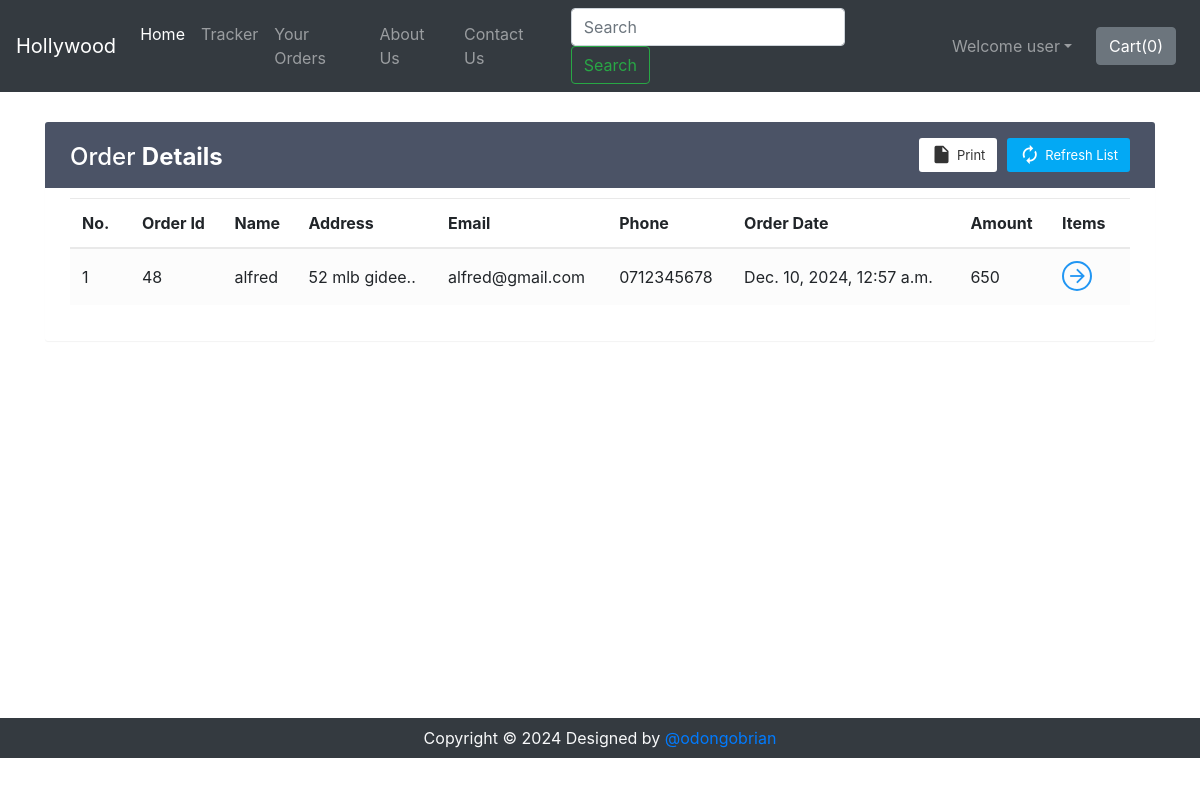
Screenshot of /shop/orderView/ (signed in) with the database file from the repository.
### shop/views.py (the view)
def orderView(request):
    if request.user.is_authenticated:
        current_user = request.user
        orderHistory = Orders.objects.filter(userId=current_user.id)
        if len(orderHistory) == 0:
            messages.info(request, "You have not ordered.")
            return render(request, 'shop/orderView.html')
        return render(request, 'shop/orderView.html', {'orderHistory': orderHistory})
    return render(request, 'shop/orderView.html')

### shop/templates/shop/orderView.html (shortened to what this page needs)
{% extends 'shop/basic.html' %}
{% block body %}
{% if user.is_authenticated %}
<div class="container" id="cont">
    <div class="table-wrapper">
        <div class="table-title">
            <div class="row">
                <div class="col-sm-4">
                    <h2>Order <b>Details</b></h2>
                </div>
                <div class="col-sm-8">
                    <a href="" class="btn btn-primary"><i class="material-icons">&#xE863;</i> <span>Refresh List</span></a>
                    <a href="#" onclick="window.print()" class="btn btn-info"><i class="material-icons">&#xE24D;</i> <span>Print</span></a>
                </div>
            </div>
        </div>
        <table class="table table-striped table-hover">
            <thead>
                <tr>
                    <th>No.</th>
                    <th>Order Id</th>
                    <th>Name</th>
                    <th>Address</th>
                    <th>Email</th>
                    <th>Phone</th>
                    <th>Order Date</th>
                    <th>Amount</th>
                    <th>Items</th>
                </tr>
            </thead>
            <tbody>
                {% for i in orderHistory %}
                <tr>
                    <td class="count"></td>
                    <td>{{i.order_id}}</td>
                    <td>{{i.name}}</td>
                    <td data-toggle="tooltip" title="{{i.address}}">{{i.address|slice:"0:25"}}..</td>
                    <td>{{i.email}}</td>
                    <td>{{i.phone}}</td>
                    <td>{{i.timestamp}}</td>
                    <td>{{i.amount}}</td>
                    <td><a href="#" id="click{{i.order_id}}" class="view" title="View Details"><i class="material-icons">&#xE5C8;</i></a></td>
                </tr>
                {% endfor %}
            </tbody>
        </table>
    </div>
</div>
{% else %}
    <div id="cont2">
        <div class="alert alert-info">
            <font style="font-size:22px"><center>You need to <strong><a class="alert-link" data-toggle="modal" data-target="#loginModal">Login</a></strong></center></font>
        </div>
    </div>
{% endif %}
{% endblock %}

### shop/templates/shop/basic.html (shortened to what this page needs)
<!doctype html>
<html lang="en">
  <head>
    <link rel="stylesheet" href="https://stackpath.bootstrapcdn.com/bootstrap/4.2.1/css/bootstrap.min.css">
    <link rel="stylesheet" href="https://stackpath.bootstrapcdn.com/bootstrap/4.3.1/css/bootstrap.min.css">
    <link rel="stylesheet" href="https://use.fontawesome.com/releases/v5.8.2/css/all.css">
  </head>
  <body>
    <nav class="navbar navbar-expand-lg navbar-dark bg-dark">
      <a class="navbar-brand" href="/shop">Hollywood</a>
      <div class="collapse navbar-collapse" id="navbarSupportedContent">
        <ul class="navbar-nav mr-auto">
          <li class="nav-item active">
            <a class="nav-link" href="/shop">Home <span class="sr-only">(current)</span></a>
          </li>
          <li class="nav-item">
            <a class="nav-link" href="/shop/tracker">Tracker</a>
          </li>
          <li class="nav-item">
            <a class="nav-link" href="/shop/orderView/">Your Orders</a>
          </li>
          <li class="nav-item">
            <a class="nav-link" href="/shop/about">About Us</a>
          </li>
          <li class="nav-item">
            <a class="nav-link" href="/shop/contact">Contact Us</a>
          </li>
        </ul>
        <form method="get" action="/shop/search" class="form-inline my-2 my-lg-0 mx-3">
          <input class="form-control mr-sm-2" type="search" name="search" id="search" placeholder="Search" aria-label="Search" required>
          <button class="btn btn-outline-success my-2 my-sm-0" type="submit">Search</button>
        </form>
        {% if user.is_authenticated %}
        <ul class="navbar-nav mr-2">
          <li class="nav-item dropdown">
            <a class="nav-link dropdown-toggle" href='#' id="navbarDropdown" role="button" data-toggle="dropdown"> Welcome {{request.user}}</a>
          </li>
        </ul>
        {% else %}
        <button type="button" class="btn btn-success mx-2" data-toggle="modal" data-target="#loginModal">Login</button>
        <button type="button" class="btn btn-success mx-2" data-toggle="modal" data-target="#signupModal">SignUp</button>
        {% endif %}
        <button type="button" class="btn btn-secondary mx-2" id="popcart" data-container="body" data-html="true" data-toggle="popover" title="MyCart" data-placement="bottom" data-content="Bottom popover">
          Cart(<span id="cart">0</span>)
        </button>
      </div>
    </nav>
    {% block body %} {% endblock %}
    <div class="footer container-fluid bg-dark text-light">
        <p class="text-center py-2 mb-0">Copyright © 2024 Designed by <a href="https://github.com/odongo-brian" target="_blank" rel="noopener noreferrer">@odongobrian</a></p>
    </div>
  </body>
</html>

### rows the page displays
Orders: order_id "48", name "alfred", address "52 mlb gidee", email "alfred@gmail.com", phone "0712345678", timestamp "Dec. 10, 2024, 12:57 a.m.", amount "650"

### other values shown
{{ request.user }} "user"
